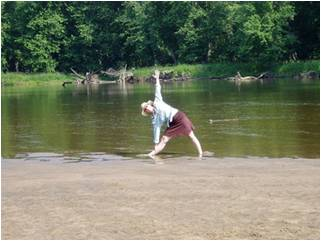
#> input picture 第二次实验/source code/image/1.jpg, 321 x 241 px, found by its file name; its folder holds only this picture in this run
$ python detecting_common.py
#> lines starting #> are read from the running program, lines starting #| are printed output that depends on the picture
import os
import cv2
import math
import time
import tqdm
import fnmatch
import numpy as np
np.set_printoptions(threshold=np.inf)
import matplotlib.pylab as plt
from collections import defaultdict


class DetectCommon():
    def __init__(self) -> None:
        pass

    def cart2polar(self, region_size):
        radius, angle = np.zeros((region_size[0], region_size[1])), np.zeros((region_size[0], region_size[1]))
        center = [math.ceil((region_size[0]/2)), math.ceil((region_size[1]/2))]
        for row in range(region_size[0]):
            for col in range(region_size[1]):
                x = row - center[0]
                y = col - center[1]

                rho = np.log(np.sqrt(x**2 + y**2))
                theta = (np.arctan2(x, y) * 180 / np.pi) + 180

                radius[row, col] = rho
                angle[row, col] = theta
        return radius, angle

    # [13 lines left out: function cal_ssd, not called in this run]

    def get_bin(self, radius, angle, region_size):
        max_radius = np.max(np.max(radius))  # Maximum radius
        bins = [[None for _ in range(3)] for _ in range(15)]  # Initialize the bins

        for m in range(15):
            theta_low = m * 24
            theta_up = (m + 1) * 24
            for n in range(3):
                rho_low = max_radius * n / 3
                rho_up = max_radius * (n + 1) / 3

                # Loop through the entire region to find positions belonging to the same bin
                temp = []
                num = 0
                for row in range(region_size[0]):
                    for col in range(region_size[1]):
                        if (rho_low <= radius[row, col] <= rho_up) and (theta_low <= angle[row, col] <= theta_up):
                            num += 1
                            temp.append([row, col])

                bins[m][n] = temp

        return np.array(bins)

    # [91 lines left out: functions get_self_sim_vec, cal_Self_Similarities, draw_result, not called in this run]


if __name__ == "__main__":
    region_size = [45, 37]
    patch_size = [5, 5]

    imgs, imgs_name = [], []
    self_similarities = []
    detect_common = DetectCommon()
    width, height = 1, 1
    center_sub = [width // 2, height // 2]

    img_path = "C:\\Users\\WYF\\Desktop\\DIP\\detect_common\\image"
    detect_result_path = "C:\\Users\\WYF\\Desktop\\DIP\\detect_common"

    imgfile_rootpath = [name for name in os.listdir(img_path)]
    for index, img_name in enumerate(tqdm.tqdm(imgfile_rootpath, desc='Cauculate self similarity')):
        if fnmatch.fnmatch(img_name, '*.jpg') or fnmatch.fnmatch(img_name, '*.png'):
            imgs_name.append(img_name)
            img = cv2.imread(os.path.join(img_path, img_name))
#> img is the input picture: shape (241, 321, 3); mean B, G, R 100.3, 122.2, 116.4
            imgs.append(cv2.resize(img, (img.shape[1] // 3, img.shape[0] // 3), interpolation=cv2.INTER_AREA))
        else:
            break
        img = imgs[index]
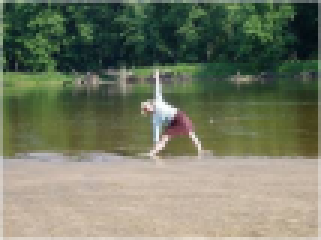
#> img: shape (80, 107, 3) (shown 3 times larger); mean of channels 0, 1, 2 100.3, 122.2, 116.4; drawn as B, G, R
        # print(img.shape)
        start_time = time.time()
        radius, angle = detect_common.cart2polar(region_size)
        bin = detect_common.get_bin(radius, angle, region_size)
#> (the run stopped early here; a loop or call above may not have finished)

$ run again, on 第二次实验/source code/image/5.jpg
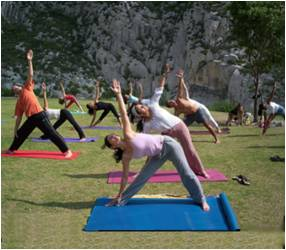
#> input picture 第二次实验/source code/image/5.jpg, 286 x 250 px, found by its file name
#> img is the input picture: shape (250, 286, 3); mean B, G, R 82.4, 95.5, 93.2
#> `img = imgs[index]`:
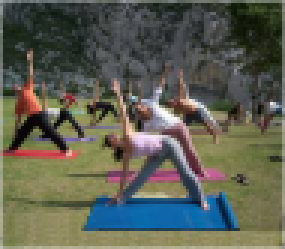
#> img: shape (83, 95, 3) (shown 3 times larger); mean of channels 0, 1, 2 82.4, 95.5, 93.2; drawn as B, G, R

$ run again, on 第二次实验/source code/image/2.jpg
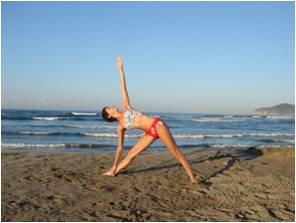
#> input picture 第二次实验/source code/image/2.jpg, 296 x 223 px, found by its file name
#> img is the input picture: shape (223, 296, 3); mean B, G, R 153.2, 146.4, 132.9
#> `img = imgs[index]`:
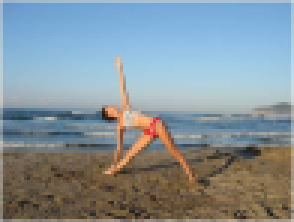
#> img: shape (74, 98, 3) (shown 3 times larger); mean of channels 0, 1, 2 153.2, 146.4, 132.8; drawn as B, G, R

$ run again, on 第二次实验/source code/image/3.jpg
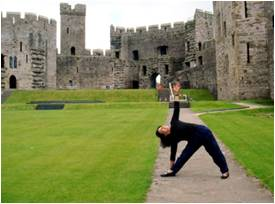
#> input picture 第二次实验/source code/image/3.jpg, 275 x 204 px, found by its file name
#> img is the input picture: shape (204, 275, 3); mean B, G, R 91.8, 137.8, 133.2
#> `img = imgs[index]`:
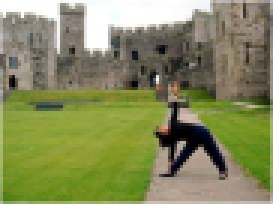
#> img: shape (68, 91, 3) (shown 3 times larger); mean of channels 0, 1, 2 91.8, 137.8, 133.2; drawn as B, G, R

$ run again, on 第二次实验/source code/image/4.jpg
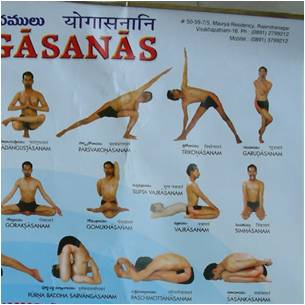
#> input picture 第二次实验/source code/image/4.jpg, 305 x 305 px, found by its file name
#> img is the input picture: shape (305, 305, 3); mean B, G, R 164.4, 154.8, 138.8
#> `img = imgs[index]`:
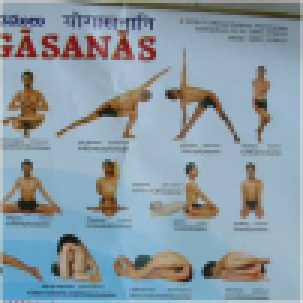
#> img: shape (101, 101, 3) (shown 3 times larger); mean of channels 0, 1, 2 164.4, 154.8, 138.8; drawn as B, G, R
